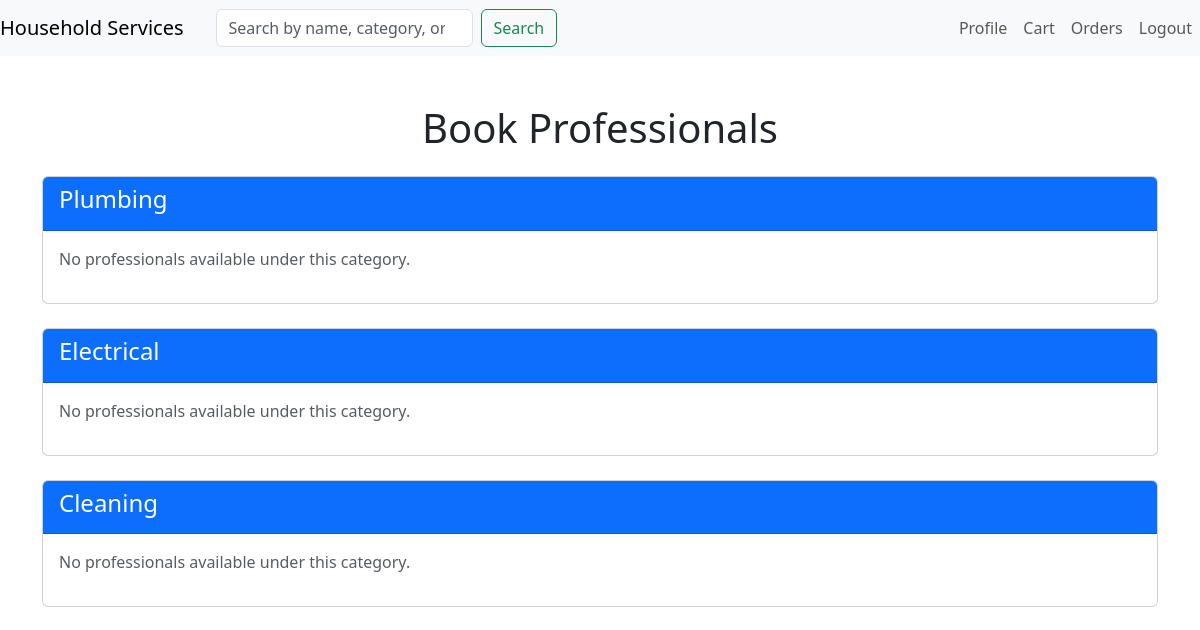
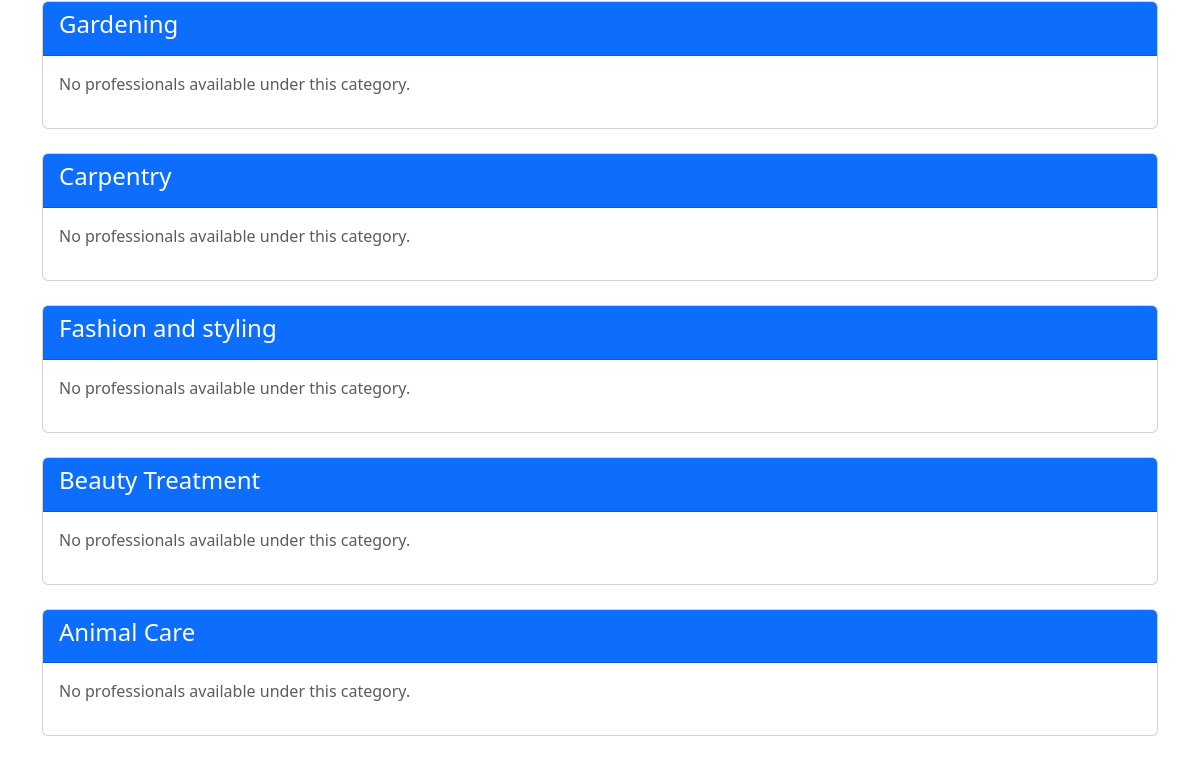
/book-services (signed in), run on an earlier commit of the app's database (2 pictures, top to bottom).
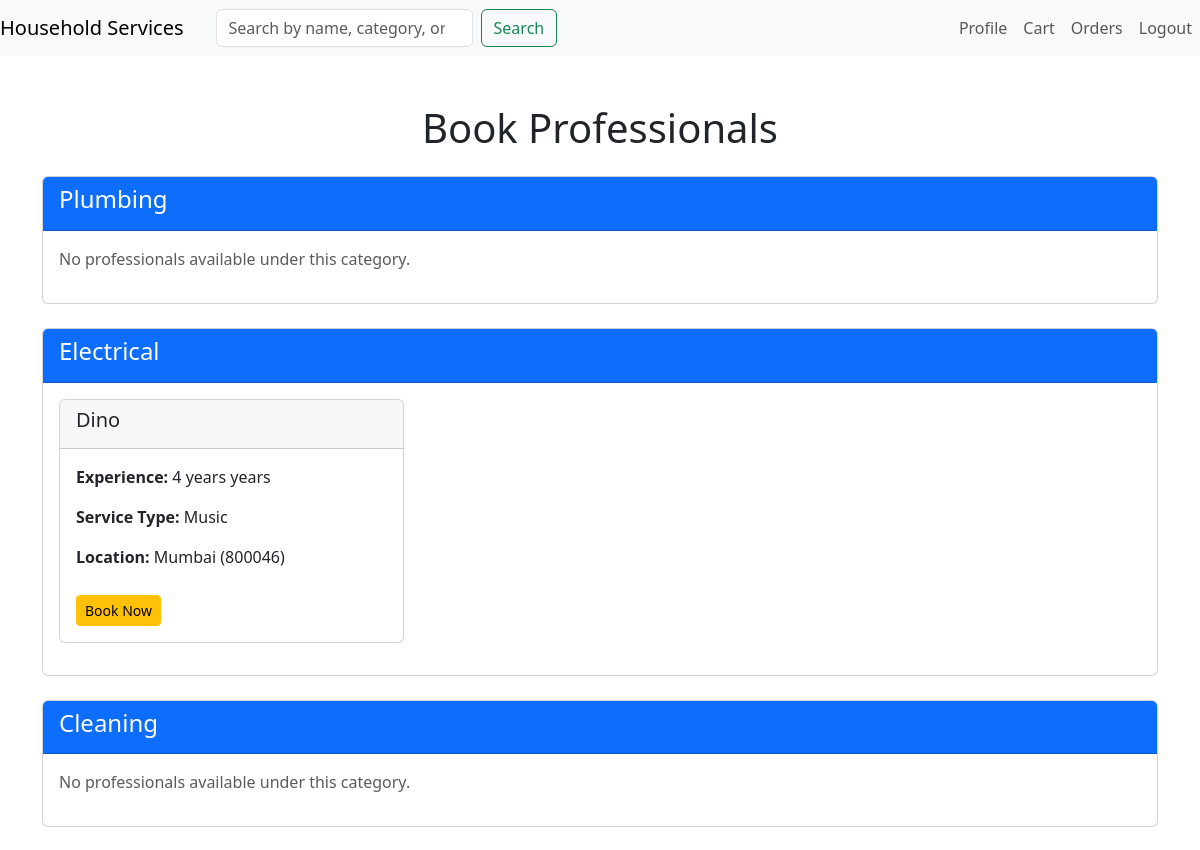
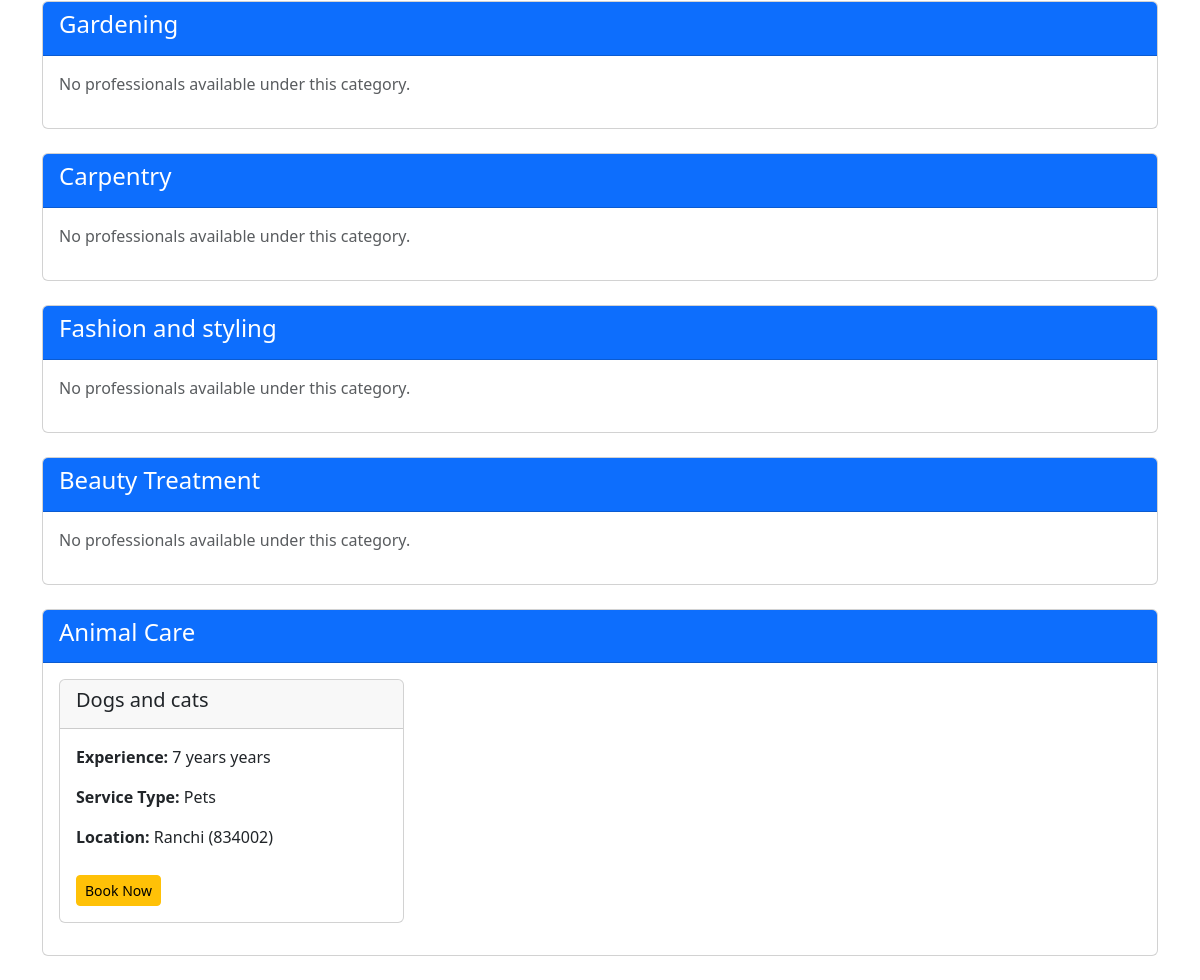
And on a later commit of the database (2 pictures, top to bottom).
### models.py (models this page shows, shortened)
class Category(db.Model):
    id = db.Column(db.Integer, primary_key=True)
    name = db.Column(db.String(32), nullable=False)

class Professional(db.Model):
    id = db.Column(db.Integer, primary_key=True)
    name = db.Column(db.String(84), nullable=False)
    Email_id = db.Column(db.String(32), unique=True, nullable=False)
    passhash = db.Column(db.String(128), nullable=False)
    description = db.Column(db.String(128), nullable=True)
    service_type = db.Column(db.String(128))
    address = db.Column(db.String(32))
    Pin_Code = db.Column(db.String(8))
    experience = db.Column(db.String(8))
    category_id = db.Column(db.Integer, db.ForeignKey('category.id'), nullable=False)
    status = db.Column(db.String(16), nullable=False, default='pending')
    role = db.Column(db.String(16), nullable=False, default='service_professional')
    category = db.relationship('Category', backref='professionals', lazy=True)
    date_created = db.Column(db.DateTime, nullable=False, default=datetime.utcnow)
    document = db.Column(db.String(256), nullable=True)  # New column to store document path

### routes.py (the view, shortened to what this page needs)
@app.route('/book-services', methods=['GET', 'POST'])
def book_services():
    categories = Category.query.all()  # Assuming a Category model exists
    user = Customer.query.get(session['user_id'])  # Get the logged-in customer
    return render_template('book_services.html', user=user, categories=categories)

### templates/book_services.html (shortened to what this page needs)
{% extends 'layout.html' %}
{% block content %}
<div class="container mt-5">
    <h1 class="text-center mb-4">Book Professionals</h1>
    {% for category in categories %}
    <div class="card mb-4">
        <div class="card-header bg-primary text-white">
            <h4>{{ category.name }}</h4>
        </div>
        <div class="card-body">
            {% if category.professionals %}
            <div class="row">
                {% for professional in category.professionals %}
                <div class="col-md-4 mb-3">
                    <div class="card">
                        <div class="card-header">
                            <h5>{{ professional.name }}</h5>
                        </div>
                        <div class="card-body">
                            <p><strong>Experience:</strong> {{ professional.experience }} years</p>
                            <p><strong>Service Type:</strong> {{ professional.service_type }}</p>
                            <p><strong>Location:</strong> {{ professional.address }} ({{ professional.Pin_Code }})</p>
                            <form method="POST" action="{{ url_for('book_professional') }}">
                                <button type="submit" class="btn btn-warning btn-sm">Book Now</button>
                            </form>
                        </div>
                    </div>
                </div>
                {% endfor %}
            </div>
            {% else %}
            <p class="text-muted">No professionals available under this category.</p>
            {% endif %}
        </div>
    </div>
    {% endfor %}
</div>
{% endblock %}

### templates/layout.html (shortened to what this page needs)
<!DOCTYPE html>
<html lang="en">
<head>
    <link href="https://cdn.jsdelivr.net/npm/bootstrap@5.3.3/dist/css/bootstrap.min.css" rel="stylesheet"
>
</head>
<body>
    {% include 'navB.html' %}
    {% block content %}
    {% endblock %}
</body>
</html>

### templates/NavB.html (shortened to what this page needs)
<nav class="navbar navbar-expand-lg navbar-light bg-light">
    <a class="navbar-brand" href="{{ url_for('home') }}">Household Services</a>
    {% if user and user.role == 'customer' %}
    <form class="d-flex ms-3" method="GET" action="{{ url_for('search_professionals') }}">
        <input class="form-control me-2" type="search" name="query" placeholder="Search by name, category, or pin code" aria-label="Search" required>
        <button class="btn btn-outline-success" type="submit">Search</button>
    </form>
        {% endif %}
    <div class="collapse navbar-collapse" id="navbarNav">
        <ul class="navbar-nav ms-auto">
            {% if user %}
    {% if user.admin %}
        <li class="nav-item">
            <a class="nav-link" href="{{ url_for('summary') }}">Summary</a>
        </li>
        <li class="nav-item">
            <a class="nav-link" href="{{ url_for('profile') }}">Profile</a>
        </li>
        <li class="nav-item">
            <a class="nav-link" href="{{ url_for('Logout') }}">Logout</a>
        </li>
    {% elif user.role == 'customer' %}
        <li class="nav-item">
            <a class="nav-link" href="{{ url_for('profile') }}">Profile</a>
        </li>
        <li class="nav-item">
            <a href="{{ url_for('cart') }}" class="nav-link">Cart</a>
        </li>
        <li class="nav-item">
            <a href="{{ url_for('orders') }}" class="nav-link">Orders</a>
        </li>
        <li class="nav-item">
            <a class="nav-link" href="{{ url_for('Logout') }}">Logout</a>
        </li>
    {% endif %}
{% endif %}
        </ul>
    </div>
</nav>

### templates/book_services.html (style rules this page uses)
.card-header { font-weight: bold; }
.btn-sm { margin-top: 10px; }

What changed in the data, as far as the page shows it:
shown differently, row unchanged: Category "Electrical": no longer shows "No professionals available under this category."
added Professional: name "Dino", experience "4 years", service_type "Music", address "Mumbai", Pin_Code "800046", shown under Category "Electrical"
shown differently, row unchanged: Category "Animal Care": no longer shows "No professionals available under this category."
added Professional: name "Dogs and cats", experience "7 years", service_type "Pets", address "Ranchi", Pin_Code "834002", shown under Category "Animal Care"
